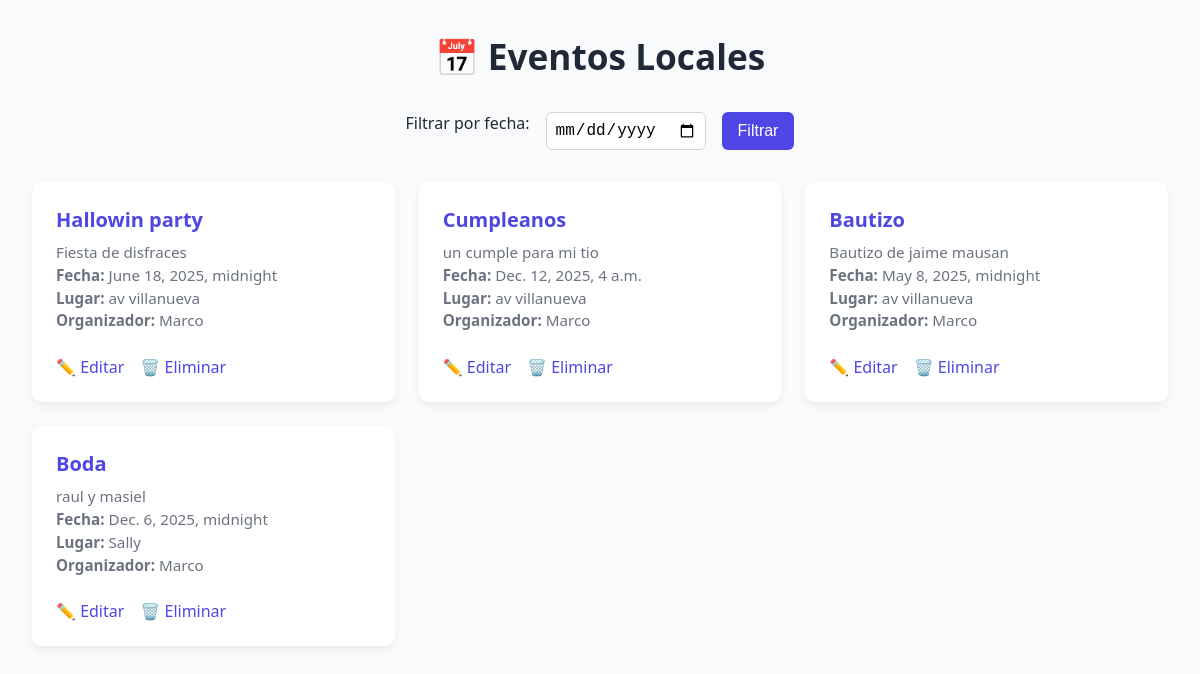
The page / on the database its author committed.
### eventos/models.py (models this page shows, shortened)
class Evento(models.Model):
    titulo = models.CharField(max_length=200)
    descripcion = models.TextField()
    fecha = models.DateTimeField()
    lugar = models.ForeignKey(Lugar, on_delete=models.CASCADE)
    organizador = models.ForeignKey(Organizador, on_delete=models.CASCADE)

class Lugar(models.Model):
    nombre = models.CharField(max_length=100)
    direccion = models.TextField()

class Organizador(models.Model):
    nombre = models.CharField(max_length=100)
    email = models.EmailField()

### eventos/views.py (the view)
# urls.py: path('', views.lista_eventos, name='lista_eventos'),
def lista_eventos(request):
    fecha_str = request.GET.get('fecha')
    if fecha_str:
        fecha = parse_date(fecha_str)
        if fecha:
            eventos = Evento.objects.filter(fecha__date=fecha)
        else:
            eventos = Evento.objects.none()
    else:
        eventos = Evento.objects.all()
    return render(request, 'eventos/lista_eventos.html', {'eventos': eventos})

### eventos/templates/eventos/lista_eventos.html (shortened to what this page needs)
<!DOCTYPE html>
<html lang="es">
  <head>
  </head>
  <body>
    <h1>📅 Eventos Locales</h1>
    <form method="get">
      <label for="fecha">Filtrar por fecha:</label>
      <input type="date" name="fecha" id="fecha" value="{{ fecha }}" />
      <button type="submit">Filtrar</button>
    </form>
    <ul>
      {% for evento in eventos %}
      <li>
        <div class="evento-titulo">{{ evento.titulo }}</div>
        <div class="evento-info">
          {{ evento.descripcion }}<br />
          <strong>Fecha:</strong> {{ evento.fecha }}<br />
          <strong>Lugar:</strong> {{ evento.lugar.nombre }}<br />
          <strong>Organizador:</strong> {{ evento.organizador.nombre }}
        </div>
        <div class="evento-links">
          <a href="{% url 'editar_evento' evento.id %}">✏️ Editar</a>
          <a href="{% url 'eliminar_evento' evento.id %}">🗑️ Eliminar</a>
        </div>
      </li>
      {% empty %}
      <li>No hay eventos para esta fecha.</li>
      {% endfor %}
    </ul>
  </body>
</html>

### eventos/templates/eventos/lista_eventos.html (style rules this page uses)
:root { --primary: #4f46e5; --primary-dark: #3730a3; --bg: #f9fafb; --text: #1f2937; --muted: #6b7280; --card-bg: #ffffff; }
* { box-sizing: border-box; margin: 0; padding: 0; }
body { font-family: "Segoe UI", Roboto, sans-serif; background-color: var(--bg); color: var(--text); padding: 2rem; }
h1 { text-align: center; margin-bottom: 2rem; font-size: 2.2rem; }
form { display: flex; justify-content: center; gap: 1rem; margin-bottom: 2rem; flex-wrap: wrap; }
label { font-weight: 500; }
input[type="date"] { padding: 0.5rem; font-size: 1rem; border: 1px solid #d1d5db; border-radius: 6px; }
button { background-color: var(--primary); color: white; padding: 0.5rem 1rem; border: none; border-radius: 6px; font-size: 1rem; cursor: pointer; transition: background-color 0.2s ease; }
ul { display: grid; grid-template-columns: repeat(auto-fit, minmax(320px, 1fr)); gap: 1.5rem; list-style: none; padding: 0; }
li { background-color: var(--card-bg); padding: 1.5rem; border-radius: 10px; box-shadow: 0 4px 8px rgba(0, 0, 0, 0.06); display: flex; flex-direction: column; gap: 0.5rem; transition: transform 0.2s ease; }
.evento-titulo { font-size: 1.25rem; font-weight: 600; color: var(--primary); }
.evento-info { font-size: 0.95rem; color: var(--muted); line-height: 1.5; }
.evento-links { margin-top: 1rem; display: flex; gap: 1rem; }
.evento-links a { text-decoration: none; color: var(--primary); font-weight: 500; transition: color 0.2s ease; }

### rows shown on the page
Evento: titulo "Hallowin party", descripcion "Fiesta de disfraces", fecha "June 18, 2025, midnight", lugar.nombre "av villanueva", organizador.nombre "Marco"
Evento: titulo "Cumpleanos", descripcion "un cumple para mi tio", fecha "Dec. 12, 2025, 4 a.m.", lugar.nombre "av villanueva", organizador.nombre "Marco"
Evento: titulo "Bautizo", descripcion "Bautizo de jaime mausan", fecha "May 8, 2025, midnight", lugar.nombre "av villanueva", organizador.nombre "Marco"
Evento: titulo "Boda", descripcion "raul y masiel", fecha "Dec. 6, 2025, midnight", lugar.nombre "Sally", organizador.nombre "Marco"
